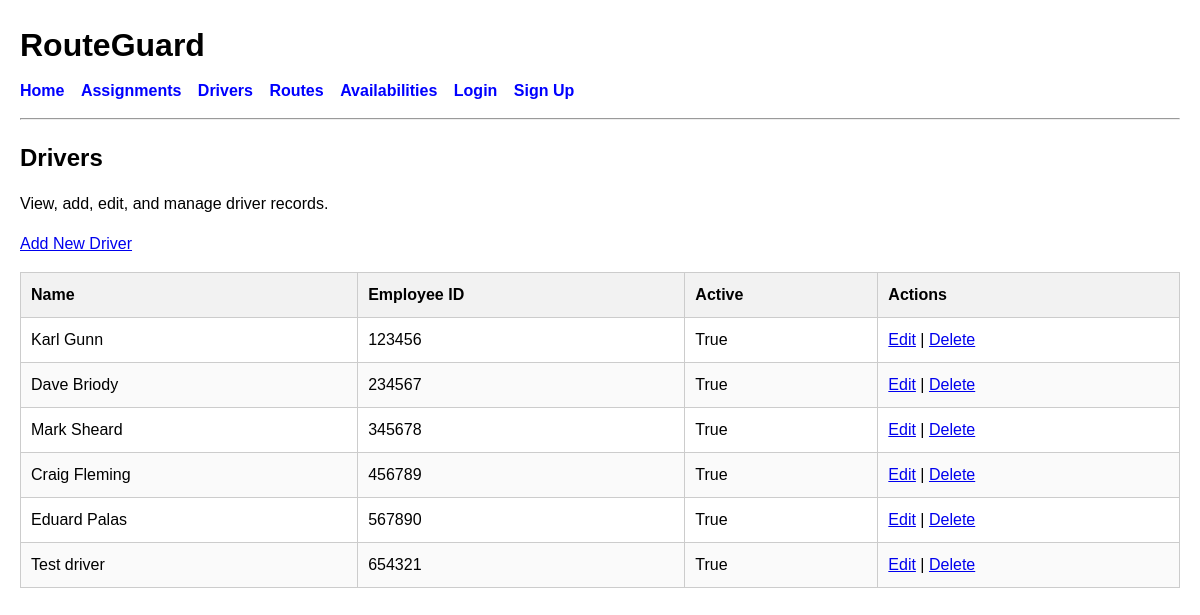
Page /drivers/ on the earlier database version.
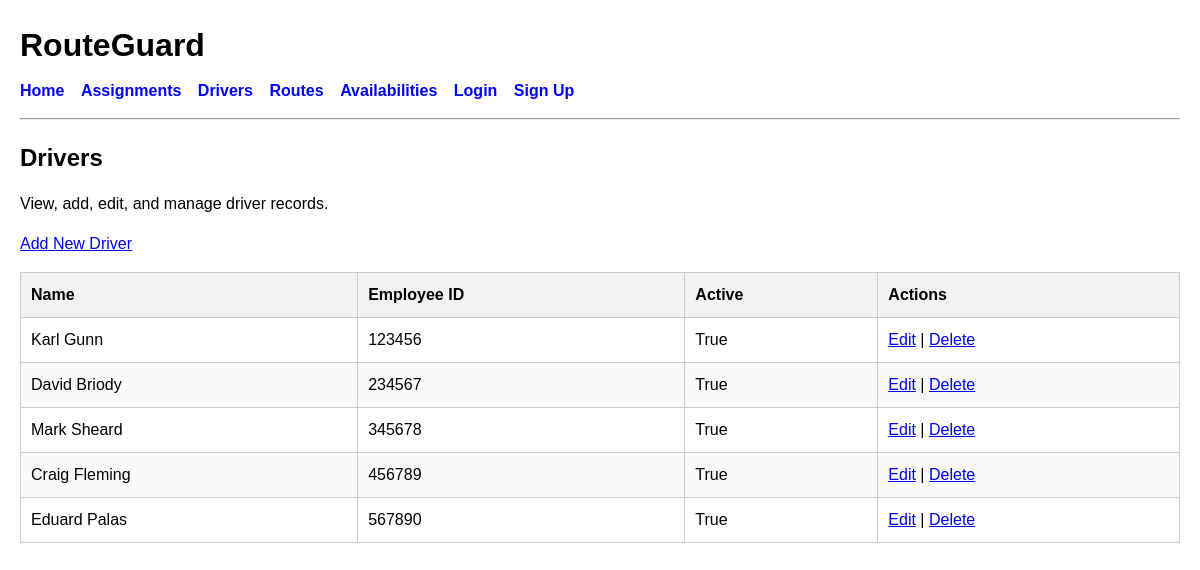
Same page on the later database version.
### planner/models.py (models this page shows, shortened)
class Driver(models.Model):
    name = models.CharField(max_length=100)
    employee_id = models.CharField(max_length=20, unique=True)
    active = models.BooleanField(default=True)

### planner/views.py (the view)
# urls.py: path("drivers/", views.driver_list, name="driver_list"),
def driver_list(request):
    drivers = Driver.objects.all()
    return render(
        request,
        "planner/driver_list.html",
        {"drivers": drivers},
    )

### planner/templates/planner/driver_list.html
{% extends "base.html" %}
{% block content %}
<h2>Drivers</h2>
<p>View, add, edit, and manage driver records.</p>
<p><a href="{% url 'create_driver' %}">Add New Driver</a></p>
{% if drivers %}
    <table>
        <thead>
            <tr>
                <th>Name</th>
                <th>Employee ID</th>
                <th>Active</th>
                <th>Actions</th>
            </tr>
        </thead>
        <tbody>
            {% for driver in drivers %}
                <tr>
                    <td>{{ driver.name }}</td>
                    <td>{{ driver.employee_id }}</td>
                    <td>{{ driver.active }}</td>
                    <td>
                        <a href="{% url 'edit_driver' driver.id %}">Edit</a>
                        |
                        <a href="{% url 'delete_driver' driver.id %}">Delete</a>
                    </td>
                </tr>
            {% endfor %}
        </tbody>
    </table>
{% else %}
    <p>No drivers have been added yet.</p>
{% endif %}
{% endblock %}

Differences in the rows shown:
removed Driver: name "Test driver", employee_id "654321", active "True"
changed Driver: name "Dave Briody" → "David Briody"
